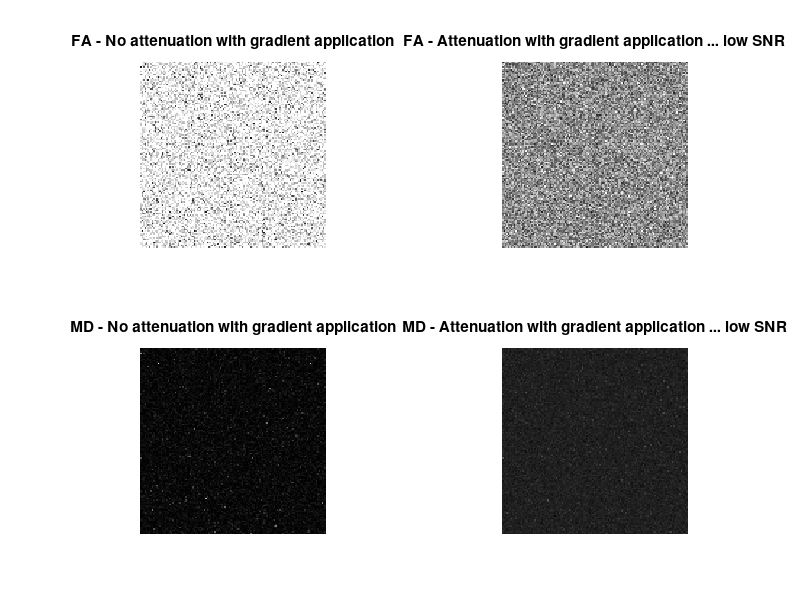

This chart was generated by the following MATLAB code:
% Simulation of fractional anisotropy calculation in low SNR
% Based on https://uk.mathworks.com/matlabcentral/fileexchange/21130-dti-and-fiber-tracking
%% Alan Stone TCD 01/05/2019

% gradient directions
bdir = [0 0 0; 1 0 1; -1 0 1; 0 1 1; 0 1 -1; 1 1 0; -1 1 0];

% b values
bval = 800;

% number of diffusion weighted volumes
nbdirs = size(bdir,1)-1;

% simulate no attenuation with gradient application
s_dti_dataset1 = (ones(128,128,1,7) .* 150) + (randn(128,128,1,7) .* 50);

% simulate attenuation with gradient application ... low SNR
s_dti_dataset2 = s_dti_dataset1;
s_dti_dataset2(:,:,:,1) = (ones(128,128,1) .* 400) + randn(128,128,1)*50;

% make b matrices
% (http://www.meteoreservice.com/PDFs/Mattiello97.pdf)
b = zeros([3 3 nbdirs]);

for i = 1:nbdirs,
    b(:,:,i) = bval * bdir(i+1,:)' * bdir(i+1,:);
end

% convert signal intenisty to norm'd log
[row col sli ~] = size(s_dti_dataset1);
empty_mat_size = [row col sli nbdirs];
slog_norm_dti_dataset1 = zeros(empty_mat_size,'single');
slog_norm_dti_dataset2 = zeros(empty_mat_size,'single');

for i=1:nbdirs,
    slog_norm_dti_dataset1(:,:,:,i) = log((s_dti_dataset1(:,:,:,i+1)./s_dti_dataset1(:,:,:,1))+eps);
    slog_norm_dti_dataset2(:,:,:,i) = log((s_dti_dataset2(:,:,:,i+1)./s_dti_dataset2(:,:,:,1))+eps);
end

% sort b mats into vector Bv = [Bxx, 2*Bxy, 2*Bxz, Byy, 2*Byz, Bzz];
bvec = squeeze([b(1,1,:),2*b(1,2,:),2*b(1,3,:),b(2,2,:),2*b(2,3,:),b(3,3,:)])';

% empty matrices
% diffusion tensor
dt1 = zeros(empty_mat_size,'single');
dt2 = zeros(empty_mat_size,'single');
% eigenvalues
eigvals1 = zeros([row col sli 3],'single');
eigvals2 = zeros([row col sli 3],'single');
% eigenvectors
evecs1 = zeros([row col sli 3],'single');
evecs2 = zeros([row col sli 3],'single');
% eigenvalues
fa1 = zeros([row col sli],'single');
fa2 = zeros([row col sli],'single');
% mean diffusivity
md1 = zeros([row col sli],'single');
md2 = zeros([row col sli],'single');
% main fiber direction
vecf1 = zeros([row col sli 3],'single');
vecf2 = zeros([row col sli 3],'single');

% calculate parameters for each voxel
for x = 1:row
    for y = 1:col
        for z = 1:sli

            % calculate diffusion tensor
            slog_norm1 = squeeze(slog_norm_dti_dataset1(x,y,z,:));
            slog_norm2 = squeeze(slog_norm_dti_dataset2(x,y,z,:));
            xout1 = -bvec\slog_norm1;
            xout2 = -bvec\slog_norm2;
            diffusiontensor1 = [xout1(1) xout1(2) xout1(3); xout1(2) xout1(4) xout1(5); xout1(3) xout1(5) xout1(6)];
            diffusiontensor2 = [xout2(1) xout2(2) xout2(3); xout2(2) xout2(4) xout2(5); xout2(3) xout2(5) xout2(6)];

            % eigenvectors and eigenvalues
            [eigvecs1, D1] = eig(diffusiontensor1);
            [eigvecs2, D2] = eig(diffusiontensor2);
            eigvals1(x,y,z,:) = diag(D1);
            eigvals2(x,y,z,:) = diag(D2);
            [t1, index1] = sort(eigvals1(x,y,z,:));
            [t2, index2] = sort(eigvals2(x,y,z,:));
            eigvals1(x,y,z,:) = eigvals1(x,y,z,index1);
            eigvals2(x,y,z,:) = eigvals2(x,y,z,index2);
            eigvecs1 = eigvecs1(:, index1);
            eigvecs2 = eigvecs2(:, index2);
            eigvals_orig1(x,y,z,:) = eigvals1(x,y,z,:);
            eigvals_orig2(x,y,z,:) = eigvals2(x,y,z,:);

            % Regulating of the eigen values (negative eigenvalues are
            % due to noise and other non-idealities of MRI)
            if((eigvals1(x,y,z,1)<0)&&(eigvals1(x,y,z,2)<0)&&(eigvals1(x,y,z,3)<0)), eigvals1(x,y,z,:)=abs(eigvals1(x,y,z,:)); end
            if((eigvals2(x,y,z,1)<0)&&(eigvals2(x,y,z,2)<0)&&(eigvals2(x,y,z,3)<0)), eigvals2(x,y,z,:)=abs(eigvals2(x,y,z,:)); end

            if(eigvals1(x,y,z,1)<=0), eigvals1(x,y,z,1)=eps; end
            if(eigvals2(x,y,z,1)<=0), eigvals2(x,y,z,1)=eps; end

            if(eigvals1(x,y,z,2)<=0), eigvals1(x,y,z,2)=eps; end
            if(eigvals2(x,y,z,2)<=0), eigvals2(x,y,z,2)=eps; end

            % mean diffusivity
            md1(x,y,z) = ( eigvals1(x,y,z,1) + eigvals1(x,y,z,2) + eigvals1(x,y,z,3)) /3;
            md2(x,y,z) = ( eigvals2(x,y,z,1) + eigvals2(x,y,z,2) + eigvals2(x,y,z,3)) /3;

            % fractional anisotropy
            fa1(x,y,z) = sqrt(1.5) * ( sqrt((eigvals1(x,y,z,1)-md1(x,y,z)).^2 + ...
                        (eigvals1(x,y,z,2)-md1(x,y,z)).^2 + ...
                        (eigvals1(x,y,z,3)-md1(x,y,z)).^2) ./ ...
                        sqrt(eigvals1(x,y,z,1).^2+eigvals1(x,y,z,2).^2+eigvals1(x,y,z,3).^2) );
            fa2(x,y,z) = sqrt(1.5) * ( sqrt((eigvals2(x,y,z,1)-md2(x,y,z)).^2 + ...
                        (eigvals2(x,y,z,2)-md2(x,y,z)).^2 + ...
                        (eigvals2(x,y,z,3)-md2(x,y,z)).^2) ./ ...
                        sqrt(eigvals2(x,y,z,1).^2+eigvals2(x,y,z,2).^2+eigvals2(x,y,z,3).^2) );

            % diffusion tensor and fiber direction
            dt1(x,y,z,:)=[diffusiontensor1(1:3) diffusiontensor1(5:6) diffusiontensor1(9)];
            dt2(x,y,z,:)=[diffusiontensor2(1:3) diffusiontensor2(5:6) diffusiontensor2(9)];
            vecf1(x,y,z,:) = eigvecs1(:,end)*eigvals_orig1(x,y,z,end);
            vecf2(x,y,z,:) = eigvecs2(:,end)*eigvals_orig2(x,y,z,end);

        end
    end
end

% view
figure,
subplot(2,2,1), imshow(fa1(:,:,1),'displayrange',[0 1]), title('FA - No attenuation with gradient application')
subplot(2,2,2), imshow(fa2(:,:,1),'displayrange',[0 1]), title('FA - Attenuation with gradient application ... low SNR')
subplot(2,2,3), imshow(md1(:,:,1),'displayrange',[0 5e-3]), title('MD - No attenuation with gradient application')
subplot(2,2,4), imshow(md2(:,:,1),'displayrange',[0 5e-3]), title('MD - Attenuation with gradient application ... low SNR')
